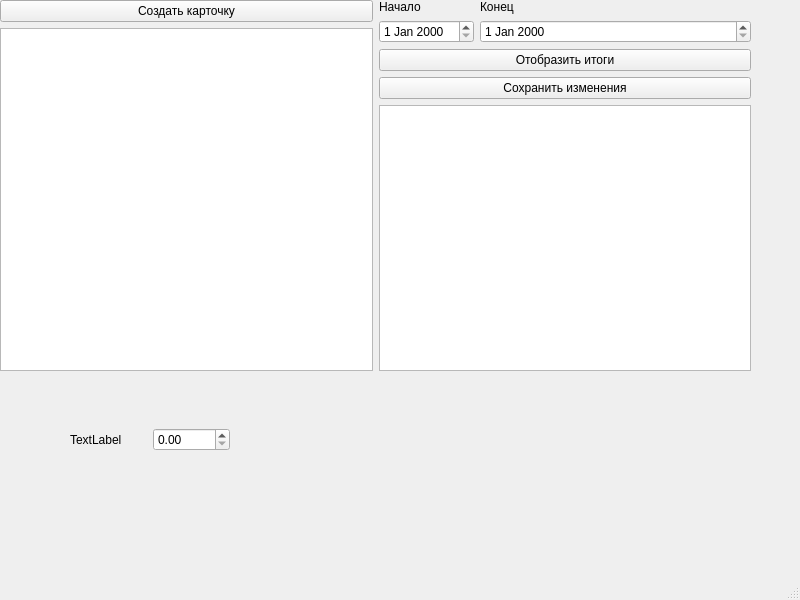
<?xml version="1.0" encoding="UTF-8"?>
<ui version="4.0">
 <class>MainWindow</class>
 <widget class="QMainWindow" name="MainWindow">
  <property name="geometry">
   <rect>
    <x>0</x>
    <y>0</y>
    <width>800</width>
    <height>600</height>
   </rect>
  </property>
  <property name="windowTitle">
   <string>MainWindow</string>
  </property>
  <widget class="QWidget" name="centralwidget">
   <widget class="QWidget" name="horizontalLayoutWidget">
    <property name="geometry">
     <rect>
      <x>0</x>
      <y>0</y>
      <width>751</width>
      <height>371</height>
     </rect>
    </property>
    <layout class="QHBoxLayout" name="horizontalLayout">
     <item>
      <layout class="QVBoxLayout" name="verticalLayout">
       <item>
        <widget class="QPushButton" name="pushButton">
         <property name="text">
          <string>Создать карточку</string>
         </property>
        </widget>
       </item>
       <item>
        <widget class="QTableWidget" name="tableWidget"/>
       </item>
      </layout>
     </item>
     <item>
      <layout class="QVBoxLayout" name="verticalLayout_2">
       <item>
        <layout class="QFormLayout" name="formLayout">
         <item row="0" column="0">
          <widget class="QLabel" name="label">
           <property name="text">
            <string>Начало</string>
           </property>
          </widget>
         </item>
         <item row="0" column="1">
          <widget class="QLabel" name="label_2">
           <property name="text">
            <string>Конец</string>
           </property>
          </widget>
         </item>
         <item row="1" column="0">
          <widget class="QDateEdit" name="dateEdit"/>
         </item>
         <item row="1" column="1">
          <widget class="QDateEdit" name="dateEdit_2"/>
         </item>
        </layout>
       </item>
       <item>
        <widget class="QPushButton" name="pushButton_2">
         <property name="text">
          <string>Отобразить итоги</string>
         </property>
        </widget>
       </item>
       <item>
        <widget class="QPushButton" name="pushButton_3">
         <property name="text">
          <string>Сохранить изменения</string>
         </property>
        </widget>
       </item>
       <item>
        <widget class="QTableWidget" name="tableWidget_2"/>
       </item>
      </layout>
     </item>
    </layout>
   </widget>
   <widget class="QWidget" name="horizontalLayoutWidget_2">
    <property name="geometry">
     <rect>
      <x>70</x>
      <y>400</y>
      <width>160</width>
      <height>80</height>
     </rect>
    </property>
    <layout class="QHBoxLayout" name="horizontalLayout_2">
     <item>
      <widget class="QLabel" name="label_3">
       <property name="text">
        <string>TextLabel</string>
       </property>
      </widget>
     </item>
     <item>
      <widget class="QDoubleSpinBox" name="doubleSpinBox"/>
     </item>
    </layout>
   </widget>
  </widget>
  <widget class="QMenuBar" name="menubar">
   <property name="geometry">
    <rect>
     <x>0</x>
     <y>0</y>
     <width>800</width>
     <height>21</height>
    </rect>
   </property>
  </widget>
  <widget class="QStatusBar" name="statusbar"/>
 </widget>
 <resources/>
 <connections/>
</ui>
